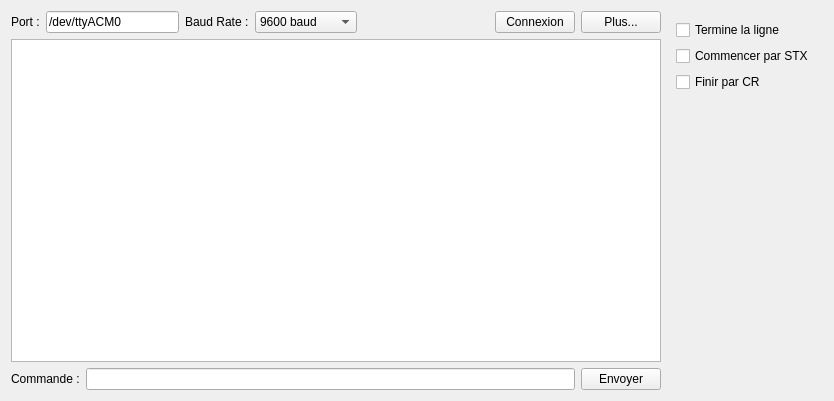
<?xml version="1.0" encoding="UTF-8"?>
<ui version="4.0">
 <class>Arthuino</class>
 <widget class="QWidget" name="Arthuino">
  <property name="geometry">
   <rect>
    <x>0</x>
    <y>0</y>
    <width>834</width>
    <height>401</height>
   </rect>
  </property>
  <property name="windowTitle">
   <string>Arthuino</string>
  </property>
  <property name="windowIcon">
   <iconset>
    <normaloff>icone.png</normaloff>icone.png</iconset>
  </property>
  <layout class="QHBoxLayout" name="horizontalLayout_3">
   <item>
    <layout class="QVBoxLayout" name="verticalLayout_5">
     <property name="sizeConstraint">
      <enum>QLayout::SetDefaultConstraint</enum>
     </property>
     <item>
      <layout class="QHBoxLayout" name="horizontalLayout">
       <item>
        <widget class="QLabel" name="label_2">
         <property name="text">
          <string>Port :</string>
         </property>
         <property name="buddy">
          <cstring>port</cstring>
         </property>
        </widget>
       </item>
       <item>
        <widget class="QLineEdit" name="port">
         <property name="text">
          <string>/dev/ttyACM0</string>
         </property>
        </widget>
       </item>
       <item>
        <widget class="QLabel" name="label_3">
         <property name="text">
          <string>Baud Rate :</string>
         </property>
         <property name="buddy">
          <cstring>baud</cstring>
         </property>
        </widget>
       </item>
       <item>
        <widget class="QComboBox" name="baud">
         <property name="currentIndex">
          <number>4</number>
         </property>
         <item>
          <property name="text">
           <string>300 baud</string>
          </property>
         </item>
         <item>
          <property name="text">
           <string>1200 baud</string>
          </property>
         </item>
         <item>
          <property name="text">
           <string>2400 baud</string>
          </property>
         </item>
         <item>
          <property name="text">
           <string>4800 baud</string>
          </property>
         </item>
         <item>
          <property name="text">
           <string>9600 baud</string>
          </property>
         </item>
         <item>
          <property name="text">
           <string>19200 baud</string>
          </property>
         </item>
         <item>
          <property name="text">
           <string>38400 baud</string>
          </property>
         </item>
         <item>
          <property name="text">
           <string>57600 baud</string>
          </property>
         </item>
         <item>
          <property name="text">
           <string>115200 baud</string>
          </property>
         </item>
        </widget>
       </item>
       <item>
        <spacer name="horizontalSpacer">
         <property name="orientation">
          <enum>Qt::Horizontal</enum>
         </property>
         <property name="sizeHint" stdset="0">
          <size>
           <width>40</width>
           <height>20</height>
          </size>
         </property>
        </spacer>
       </item>
       <item>
        <widget class="QPushButton" name="boutonConnexion">
         <property name="text">
          <string>Connexion</string>
         </property>
        </widget>
       </item>
       <item>
        <widget class="QPushButton" name="plusMoinsBouton">
         <property name="text">
          <string>Plus...</string>
         </property>
         <property name="checkable">
          <bool>true</bool>
         </property>
         <property name="autoExclusive">
          <bool>false</bool>
         </property>
         <property name="autoDefault">
          <bool>false</bool>
         </property>
         <property name="default">
          <bool>false</bool>
         </property>
         <property name="flat">
          <bool>false</bool>
         </property>
        </widget>
       </item>
      </layout>
     </item>
     <item>
      <widget class="QTextEdit" name="listeMessages">
       <property name="readOnly">
        <bool>true</bool>
       </property>
      </widget>
     </item>
     <item>
      <layout class="QHBoxLayout" name="horizontalLayout_2">
       <item>
        <widget class="QLabel" name="label">
         <property name="text">
          <string>Commande :</string>
         </property>
         <property name="buddy">
          <cstring>message</cstring>
         </property>
        </widget>
       </item>
       <item>
        <widget class="QLineEdit" name="message"/>
       </item>
       <item>
        <widget class="QPushButton" name="boutonEnvoyer">
         <property name="text">
          <string>Envoyer</string>
         </property>
        </widget>
       </item>
      </layout>
     </item>
    </layout>
   </item>
   <item>
    <widget class="QWidget" name="configurationsAvancees" native="true">
     <property name="enabled">
      <bool>true</bool>
     </property>
     <layout class="QVBoxLayout" name="verticalLayout_6">
      <item>
       <widget class="QCheckBox" name="termineLigneBox">
        <property name="text">
         <string>Termine la ligne</string>
        </property>
       </widget>
      </item>
      <item>
       <widget class="QCheckBox" name="commencerSTXBox">
        <property name="text">
         <string>Commencer par STX</string>
        </property>
       </widget>
      </item>
      <item>
       <widget class="QCheckBox" name="finirCRBox">
        <property name="text">
         <string>Finir par CR</string>
        </property>
       </widget>
      </item>
      <item>
       <spacer name="verticalSpacer">
        <property name="orientation">
         <enum>Qt::Vertical</enum>
        </property>
        <property name="sizeHint" stdset="0">
         <size>
          <width>20</width>
          <height>40</height>
         </size>
        </property>
       </spacer>
      </item>
     </layout>
    </widget>
   </item>
  </layout>
 </widget>
 <tabstops>
  <tabstop>port</tabstop>
  <tabstop>baud</tabstop>
  <tabstop>boutonConnexion</tabstop>
  <tabstop>message</tabstop>
  <tabstop>boutonEnvoyer</tabstop>
 </tabstops>
 <resources/>
 <connections/>
</ui>
